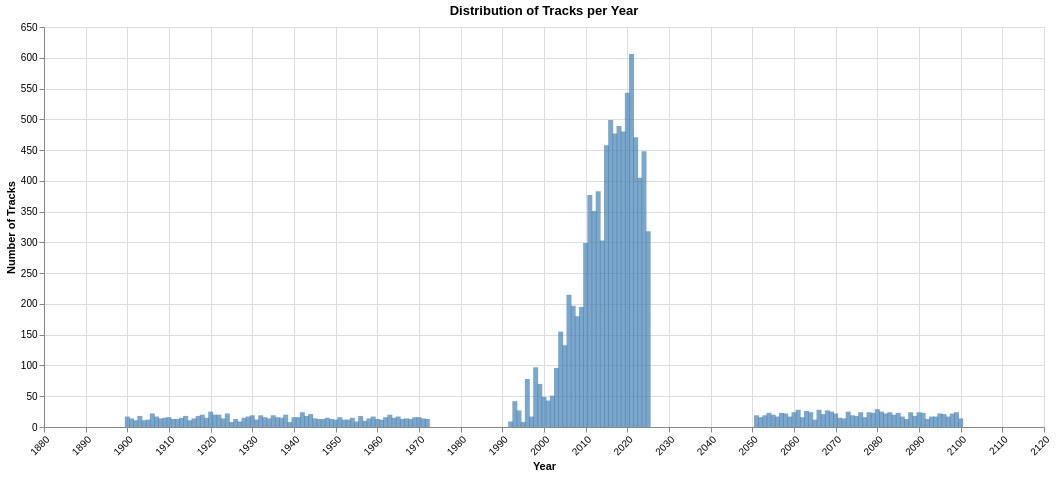

The notebook cell this image was saved under:
### Code cell
invalid_years = df[(df['year'] < 1973) | (df['year'] > 2025)]

if len(invalid_years) > 0:
    print(f"found {len(invalid_years)} rows with invalid years (< 1973 or > 2025):")
    display(invalid_years[['id', 'title', 'name_artist', 'year']].head(10))
    
year_counts = df['year'].value_counts().sort_index()

year_counts_df = year_counts.reset_index()
year_counts_df.columns = ['Year', 'Number of Tracks']

chart = alt.Chart(year_counts_df).mark_bar(
    color='steelblue',
    opacity=0.7
).encode(
    x=alt.X('Year:Q', 
            axis=alt.Axis(format='d', labelAngle=-45), 
            title='Year'),
    y=alt.Y('Number of Tracks', title='Number of Tracks')
).properties(
    title='Distribution of Tracks per Year',
    width=1000,
    height=400
).interactive()

display(chart)

### Figure 1 — Vega specification as saved in the notebook (floating-point values rounded to 4 significant figures; data arrays with more than 128 entries replaced by an {"elided": "..."} marker saying what was removed)
{"$schema": "https://vega.github.io/schema/vega/v5.json", "data": [{"name": "param_2_store"}, {"name": "source_0", "values": {"elided": "157 records"}}, {"name": "source_0_x_domain_Year", "values": [{"min": 1900, "max": 2100}]}], "signals": [{"name": "unit", "value": {}, "on": [{"events": "pointermove", "update": "isTuple(group()) ? group() : unit"}]}, {"name": "param_2", "update": "vlSelectionResolve(\"param_2_store\", \"union\")"}, {"name": "param_2_Year", "on": [{"events": [{"source": "view", "type": "dblclick"}], "update": "null"}, {"events": {"signal": "param_2_translate_delta"}, "update": "panLinear(param_2_translate_anchor.extent_x, -param_2_translate_delta.x / width)"}, {"events": {"signal": "param_2_zoom_delta"}, "update": "zoomLinear(domain(\"x\"), param_2_zoom_anchor.x, param_2_zoom_delta)"}]}, {"name": "param_2_Number_of_Tracks", "on": [{"events": [{"source": "view", "type": "dblclick"}], "update": "null"}, {"events": {"signal": "param_2_translate_delta"}, "update": "panLinear(param_2_translate_anchor.extent_y, param_2_translate_delta.y / height)"}, {"events": {"signal": "param_2_zoom_delta"}, "update": "zoomLinear(domain(\"y\"), param_2_zoom_anchor.y, param_2_zoom_delta)"}]}, {"name": "param_2_tuple", "on": [{"events": [{"signal": "param_2_Year || param_2_Number_of_Tracks"}], "update": "param_2_Year && param_2_Number_of_Tracks ? {unit: \"\", fields: param_2_tuple_fields, values: [param_2_Year,param_2_Number_of_Tracks]} : null"}]}, {"name": "param_2_tuple_fields", "value": [{"field": "Year", "channel": "x", "type": "R"}, {"field": "Number of Tracks", "channel": "y", "type": "R"}]}, {"name": "param_2_translate_anchor", "value": {}, "on": [{"events": [{"source": "scope", "type": "pointerdown"}], "update": "{x: x(unit), y: y(unit), extent_x: domain(\"x\"), extent_y: domain(\"y\")}"}]}, {"name": "param_2_translate_delta", "value": {}, "on": [{"events": [{"source": "window", "between": [{"source": "scope", "type": "pointerdown"}, {"source": "window", "type": "pointerup"}], "type": "pointermove", "consume": true}], "update": "{x: param_2_translate_anchor.x - x(unit), y: param_2_translate_anchor.y - y(unit)}"}]}, {"name": "param_2_zoom_anchor", "on": [{"events": [{"source": "scope", "consume": true, "type": "wheel"}], "update": "{x: invert(\"x\", x(unit)), y: invert(\"y\", y(unit))}"}]}, {"name": "param_2_zoom_delta", "on": [{"events": [{"source": "scope", "type": "wheel", "consume": true}], "update": "pow(1.001, event.deltaY * pow(16, event.deltaMode))", "force": true}]}, {"name": "param_2_modify", "on": [{"events": {"signal": "param_2_tuple"}, "update": "modify(\"param_2_store\", param_2_tuple, true)"}]}], "marks": [{"type": "rect", "name": "marks", "from": {"data": "source_0"}, "encode": {"update": {"opacity": {"value": 0.7}, "fill": {"value": "steelblue"}, "y2": {"field": "Number of Tracks_start", "scale": "y"}, "width": {"value": 5}, "y": {"field": "Number of Tracks_end", "scale": "y"}, "xc": {"field": "Year", "scale": "x"}}}, "style": ["bar"], "interactive": true, "clip": true}], "scales": [{"name": "x", "type": "linear", "domain": [{"signal": "(data(\"source_0_x_domain_Year\")[0] || {}).min"}, {"signal": "(data(\"source_0_x_domain_Year\")[0] || {}).max"}], "range": [0, {"signal": "width"}], "domainRaw": {"signal": "param_2[\"Year\"]"}, "nice": true, "zero": false, "padding": 5}, {"name": "y", "type": "linear", "domain": {"data": "source_0", "fields": ["Number of Tracks_start", "Number of Tracks_end"]}, "range": [{"signal": "height"}, 0], "zero": true, "domainRaw": {"signal": "param_2[\"Number of Tracks\"]"}, "nice": true}], "axes": [{"scale": "x", "minExtent": 0, "zindex": 0, "aria": false, "tickCount": {"signal": "ceil(width/40)"}, "maxExtent": 0, "orient": "bottom", "labels": false, "ticks": false, "grid": true, "domain": false, "gridScale": "y", "tickMinStep": 1}, {"scale": "y", "orient": "left", "tickCount": {"signal": "ceil(height/40)"}, "labels": false, "maxExtent": 0, "minExtent": 0, "aria": false, "ticks": false, "grid": true, "domain": false, "zindex": 0, "gridScale": "x"}, {"scale": "x", "labelOverlap": true, "grid": false, "title": "Year", "tickCount": {"signal": "ceil(width/40)"}, "format": "d", "labelAlign": "right", "labelBaseline": "top", "labelFlush": true, "orient": "bottom", "tickMinStep": 1, "zindex": 0, "labelAngle": 315}, {"scale": "y", "tickCount": {"signal": "ceil(height/40)"}, "title": "Number of Tracks", "labelOverlap": true, "zindex": 0, "orient": "left", "grid": false}], "title": {"text": "Distribution of Tracks per Year", "frame": "group"}, "padding": 5, "style": "cell", "height": 400, "width": 1000, "background": "white"}
